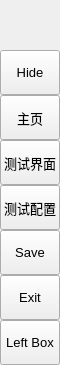
        <widget class="QFrame" name="leftMenuBg">
         <property name="minimumSize">
          <size>
           <width>60</width>
           <height>0</height>
          </size>
         </property>
         <property name="maximumSize">
          <size>
           <width>60</width>
           <height>16777215</height>
          </size>
         </property>
         <property name="frameShape">
          <enum>QFrame::NoFrame</enum>
         </property>
         <property name="frameShadow">
          <enum>QFrame::Raised</enum>
         </property>
         <layout class="QVBoxLayout" name="verticalLayout_3">
          <property name="spacing">
           <number>0</number>
          </property>
          <property name="leftMargin">
           <number>0</number>
          </property>
          <property name="topMargin">
           <number>0</number>
          </property>
          <property name="rightMargin">
           <number>0</number>
          </property>
          <property name="bottomMargin">
           <number>0</number>
          </property>
          <item>
           <widget class="QFrame" name="topLogoInfo">
            <property name="minimumSize">
             <size>
              <width>0</width>
              <height>50</height>
             </size>
            </property>
            <property name="maximumSize">
             <size>
              <width>16777215</width>
              <height>50</height>
             </size>
            </property>
            <property name="frameShape">
             <enum>QFrame::NoFrame</enum>
            </property>
            <property name="frameShadow">
             <enum>QFrame::Raised</enum>
            </property>
            <widget class="QFrame" name="topLogo">
             <property name="geometry">
              <rect>
               <x>10</x>
               <y>5</y>
               <width>42</width>
               <height>42</height>
              </rect>
             </property>
             <property name="minimumSize">
              <size>
               <width>42</width>
               <height>42</height>
              </size>
             </property>
             <property name="maximumSize">
              <size>
               <width>42</width>
               <height>42</height>
              </size>
             </property>
             <property name="frameShape">
              <enum>QFrame::NoFrame</enum>
             </property>
             <property name="frameShadow">
              <enum>QFrame::Raised</enum>
             </property>
            </widget>
            <widget class="QLabel" name="titleLeftApp">
             <property name="geometry">
              <rect>
               <x>70</x>
               <y>8</y>
               <width>160</width>
               <height>20</height>
              </rect>
             </property>
             <property name="font">
              <font>
               <family>Segoe UI Semibold</family>
               <pointsize>12</pointsize>
               <italic>false</italic>
               <bold>false</bold>
              </font>
             </property>
             <property name="text">
              <string>HCD-BTTP</string>
             </property>
             <property name="alignment">
              <set>Qt::AlignLeading|Qt::AlignLeft|Qt::AlignTop</set>
             </property>
            </widget>
            <widget class="QLabel" name="titleLeftDescription">
             <property name="geometry">
              <rect>
               <x>70</x>
               <y>27</y>
               <width>160</width>
               <height>16</height>
              </rect>
             </property>
             <property name="maximumSize">
              <size>
               <width>16777215</width>
               <height>16</height>
              </size>
             </property>
             <property name="font">
              <font>
               <family>Segoe UI</family>
               <pointsize>8</pointsize>
               <italic>false</italic>
               <bold>false</bold>
              </font>
             </property>
             <property name="text">
              <string>Modern GUI / Flat Style</string>
             </property>
             <property name="alignment">
              <set>Qt::AlignLeading|Qt::AlignLeft|Qt::AlignTop</set>
             </property>
            </widget>
           </widget>
          </item>
          <item>
           <widget class="QFrame" name="leftMenuFrame">
            <property name="frameShape">
             <enum>QFrame::NoFrame</enum>
            </property>
            <property name="frameShadow">
             <enum>QFrame::Raised</enum>
            </property>
            <layout class="QVBoxLayout" name="verticalMenuLayout">
             <property name="spacing">
              <number>0</number>
             </property>
             <property name="leftMargin">
              <number>0</number>
             </property>
             <property name="topMargin">
              <number>0</number>
             </property>
             <property name="rightMargin">
              <number>0</number>
             </property>
             <property name="bottomMargin">
              <number>0</number>
             </property>
             <item>
              <widget class="QFrame" name="toggleBox">
               <property name="maximumSize">
                <size>
                 <width>16777215</width>
                 <height>45</height>
                </size>
               </property>
               <property name="frameShape">
                <enum>QFrame::NoFrame</enum>
               </property>
               <property name="frameShadow">
                <enum>QFrame::Raised</enum>
               </property>
               <layout class="QVBoxLayout" name="verticalLayout_4">
                <property name="spacing">
                 <number>0</number>
                </property>
                <property name="leftMargin">
                 <number>0</number>
                </property>
                <property name="topMargin">
                 <number>0</number>
                </property>
                <property name="rightMargin">
                 <number>0</number>
                </property>
                <property name="bottomMargin">
                 <number>0</number>
                </property>
                <item>
                 <widget class="QPushButton" name="toggleButton">
                  <property name="sizePolicy">
                   <sizepolicy hsizetype="Expanding" vsizetype="Fixed">
                    <horstretch>0</horstretch>
                    <verstretch>0</verstretch>
                   </sizepolicy>
                  </property>
                  <property name="minimumSize">
                   <size>
                    <width>0</width>
                    <height>45</height>
                   </size>
                  </property>
                  <property name="font">
                   <font>
                    <family>Segoe UI</family>
                    <pointsize>10</pointsize>
                    <italic>false</italic>
                    <bold>false</bold>
                   </font>
                  </property>
                  <property name="cursor">
                   <cursorShape>PointingHandCursor</cursorShape>
                  </property>
                  <property name="layoutDirection">
                   <enum>Qt::LeftToRight</enum>
                  </property>
                  <property name="styleSheet">
                   <string notr="true">background-image: url(:/icons/images/icons/icon_menu.png);</string>
                  </property>
                  <property name="text">
                   <string>Hide</string>
                  </property>
                 </widget>
                </item>
               </layout>
              </widget>
             </item>
             <item alignment="Qt::AlignTop">
              <widget class="QFrame" name="topMenu">
               <property name="frameShape">
                <enum>QFrame::NoFrame</enum>
               </property>
               <property name="frameShadow">
                <enum>QFrame::Raised</enum>
               </property>
               <layout class="QVBoxLayout" name="verticalLayout_8">
                <property name="spacing">
                 <number>0</number>
                </property>
                <property name="leftMargin">
                 <number>0</number>
                </property>
                <property name="topMargin">
                 <number>0</number>
                </property>
                <property name="rightMargin">
                 <number>0</number>
                </property>
                <property name="bottomMargin">
                 <number>0</number>
                </property>
                <item>
                 <widget class="QPushButton" name="btn_home">
                  <property name="sizePolicy">
                   <sizepolicy hsizetype="Expanding" vsizetype="Fixed">
                    <horstretch>0</horstretch>
                    <verstretch>0</verstretch>
                   </sizepolicy>
                  </property>
                  <property name="minimumSize">
                   <size>
                    <width>0</width>
                    <height>45</height>
                   </size>
                  </property>
                  <property name="font">
                   <font>
                    <family>Segoe UI</family>
                    <pointsize>10</pointsize>
                    <italic>false</italic>
                    <bold>false</bold>
                   </font>
                  </property>
                  <property name="cursor">
                   <cursorShape>PointingHandCursor</cursorShape>
                  </property>
                  <property name="layoutDirection">
                   <enum>Qt::LeftToRight</enum>
                  </property>
                  <property name="styleSheet">
                   <string notr="true">background-image: url(:/icons/images/icons/cil-home.png);</string>
                  </property>
                  <property name="text">
                   <string>主页</string>
                  </property>
                 </widget>
                </item>
                <item>
                 <widget class="QPushButton" name="btn_test_data">
                  <property name="sizePolicy">
                   <sizepolicy hsizetype="Expanding" vsizetype="Fixed">
                    <horstretch>0</horstretch>
                    <verstretch>0</verstretch>
                   </sizepolicy>
                  </property>
                  <property name="minimumSize">
                   <size>
                    <width>0</width>
                    <height>45</height>
                   </size>
                  </property>
                  <property name="font">
                   <font>
                    <family>Segoe UI</family>
                    <pointsize>10</pointsize>
                    <italic>false</italic>
                    <bold>false</bold>
                   </font>
                  </property>
                  <property name="cursor">
                   <cursorShape>PointingHandCursor</cursorShape>
                  </property>
                  <property name="layoutDirection">
                   <enum>Qt::LeftToRight</enum>
                  </property>
                  <property name="styleSheet">
                   <string notr="true">background-image: url(:/icons/images/icons/cil-gamepad.png);</string>
                  </property>
                  <property name="text">
                   <string>测试界面</string>
                  </property>
                 </widget>
                </item>
                <item>
                 <widget class="QPushButton" name="btn_config">
                  <property name="sizePolicy">
                   <sizepolicy hsizetype="Expanding" vsizetype="Fixed">
                    <horstretch>0</horstretch>
                    <verstretch>0</verstretch>
                   </sizepolicy>
                  </property>
                  <property name="minimumSize">
                   <size>
                    <width>0</width>
                    <height>45</height>
                   </size>
                  </property>
                  <property name="font">
                   <font>
                    <family>Segoe UI</family>
                    <pointsize>10</pointsize>
                    <italic>false</italic>
                    <bold>false</bold>
                   </font>
                  </property>
                  <property name="cursor">
                   <cursorShape>PointingHandCursor</cursorShape>
                  </property>
                  <property name="layoutDirection">
                   <enum>Qt::LeftToRight</enum>
                  </property>
                  <property name="styleSheet">
                   <string notr="true">background-image: url(:/icons/images/icons/cil-file.png);</string>
                  </property>
                  <property name="text">
                   <string>测试配置</string>
                  </property>
                 </widget>
                </item>
                <item>
                 <widget class="QPushButton" name="btn_save">
                  <property name="sizePolicy">
                   <sizepolicy hsizetype="Expanding" vsizetype="Fixed">
                    <horstretch>0</horstretch>
                    <verstretch>0</verstretch>
                   </sizepolicy>
                  </property>
                  <property name="minimumSize">
                   <size>
                    <width>0</width>
                    <height>45</height>
                   </size>
                  </property>
                  <property name="font">
                   <font>
                    <family>Segoe UI</family>
                    <pointsize>10</pointsize>
                    <italic>false</italic>
                    <bold>false</bold>
                   </font>
                  </property>
                  <property name="cursor">
                   <cursorShape>PointingHandCursor</cursorShape>
                  </property>
                  <property name="layoutDirection">
                   <enum>Qt::LeftToRight</enum>
                  </property>
                  <property name="styleSheet">
                   <string notr="true">background-image: url(:/icons/images/icons/cil-save.png)</string>
                  </property>
                  <property name="text">
                   <string>Save</string>
                  </property>
                 </widget>
                </item>
                <item>
                 <widget class="QPushButton" name="btn_exit">
                  <property name="sizePolicy">
                   <sizepolicy hsizetype="Expanding" vsizetype="Fixed">
                    <horstretch>0</horstretch>
                    <verstretch>0</verstretch>
                   </sizepolicy>
                  </property>
                  <property name="minimumSize">
                   <size>
                    <width>0</width>
                    <height>45</height>
                   </size>
                  </property>
                  <property name="font">
                   <font>
                    <family>Segoe UI</family>
                    <pointsize>10</pointsize>
                    <italic>false</italic>
                    <bold>false</bold>
                   </font>
                  </property>
                  <property name="cursor">
                   <cursorShape>PointingHandCursor</cursorShape>
                  </property>
                  <property name="layoutDirection">
                   <enum>Qt::LeftToRight</enum>
                  </property>
                  <property name="styleSheet">
                   <string notr="true">background-image: url(:/icons/images/icons/cil-x.png);</string>
                  </property>
                  <property name="text">
                   <string>Exit</string>
                  </property>
                 </widget>
                </item>
               </layout>
              </widget>
             </item>
             <item alignment="Qt::AlignBottom">
              <widget class="QFrame" name="bottomMenu">
               <property name="frameShape">
                <enum>QFrame::NoFrame</enum>
               </property>
               <property name="frameShadow">
                <enum>QFrame::Raised</enum>
               </property>
               <layout class="QVBoxLayout" name="verticalLayout_9">
                <property name="spacing">
                 <number>0</number>
                </property>
                <property name="leftMargin">
                 <number>0</number>
                </property>
                <property name="topMargin">
                 <number>0</number>
                </property>
                <property name="rightMargin">
                 <number>0</number>
                </property>
                <property name="bottomMargin">
                 <number>0</number>
                </property>
                <item>
                 <widget class="QPushButton" name="toggleLeftBox">
                  <property name="sizePolicy">
                   <sizepolicy hsizetype="Expanding" vsizetype="Fixed">
                    <horstretch>0</horstretch>
                    <verstretch>0</verstretch>
                   </sizepolicy>
                  </property>
                  <property name="minimumSize">
                   <size>
                    <width>0</width>
                    <height>45</height>
                   </size>
                  </property>
                  <property name="font">
                   <font>
                    <family>Segoe UI</family>
                    <pointsize>10</pointsize>
                    <italic>false</italic>
                    <bold>false</bold>
                   </font>
                  </property>
                  <property name="cursor">
                   <cursorShape>PointingHandCursor</cursorShape>
                  </property>
                  <property name="layoutDirection">
                   <enum>Qt::LeftToRight</enum>
                  </property>
                  <property name="styleSheet">
                   <string notr="true">background-image: url(:/icons/images/icons/icon_settings.png);</string>
                  </property>
                  <property name="text">
                   <string>Left Box</string>
                  </property>
                 </widget>
                </item>
               </layout>
              </widget>
             </item>
            </layout>
           </widget>
          </item>
         </layout>
        </widget>
